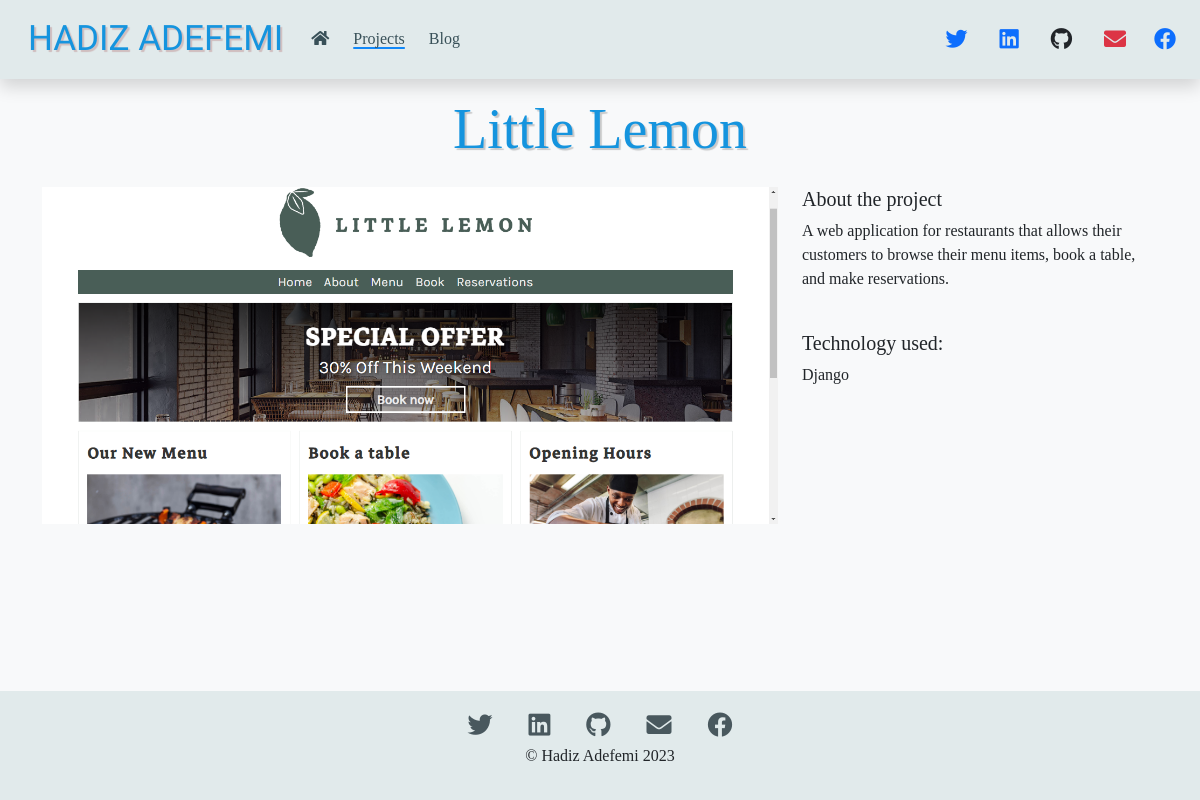
/projects/1, run on the app's committed database.
### projects/models.py (models this page shows, shortened)
class Project(models.Model):
    title = models.CharField(max_length=100)
    description = models.TextField()
    technology = models.CharField(max_length=20)
    image = models.ImageField(upload_to='project_images', blank=True, null=True)

### projects/views.py (the view)
# urls.py: path('projects/<int:pk>', views.project_detail, name="project_detail")
def project_detail(request, pk):
    project = get_object_or_404(Project, pk=pk)
    context = {
        'project': project
    }
    return render(request, 'projects/project_detail.html', context)

### projects/templates/projects/project_detail.html (shortened to what this page needs)
{% extends 'base.html' %}
{% load static %}
{% block content %}
    <h1 class="text-center display-4 mb-4 fw-normal">{{ project.title }}</h1>
    <div class="row">
        <div class="col-md-8 mb-3">
            <img src="{{ project.image.url }}" alt="littlelemon website" width="100%">
        </div>
        <div class="col-md-4">
            <h5>About the project</h5>
            <p>{{ project.description }}</p>
            <br>
            <h5>Technology used:</h5>
            <p>{{ project.technology }}</p>
        </div>
    </div>
{% endblock content %}

### static/css/style.css (style rules this page uses)
body { font-family: Georgia, 'Times New Roman', Times, serif; height: 100%; }
main div.container .row { padding: 0; }
main h1 { color: #1594de; text-shadow: 2px 2px 1px rgba(8, 11, 10, 0.2); }

### data on the page
Project: title "Little Lemon", image (picture), description "A web application for restaurants that allows their customers to browse their menu items, book a table, and make reservations.", technology "Django"
